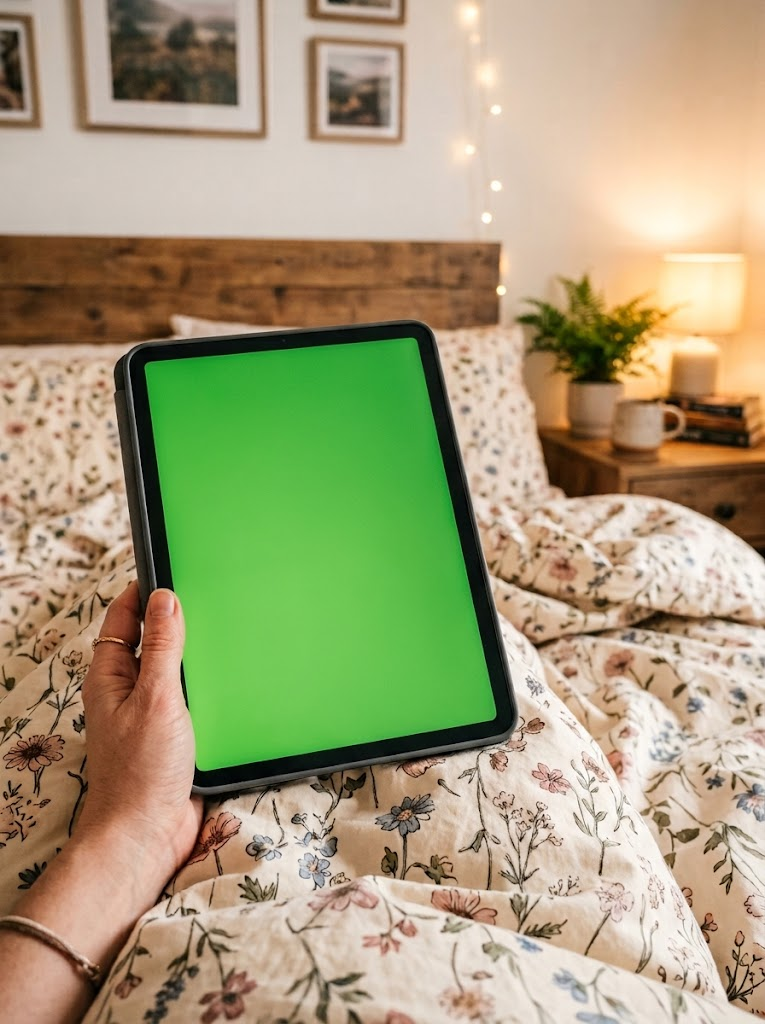
#> input picture bg_ipad.jpg, 765 x 1024 px
$ python -i build_anxiety_reels.py   (imports and definitions only)
#> lines starting #> are read from the running program, lines starting #| are printed output that depends on the picture
#!/usr/bin/env python3
"""
Build TikTok reels (N photos × unique 10s chunks, no repeats):

  0–4s   selfie photo + "Why do you like coloring / so much?"
  4–14s  coloring clip + "Best way to treat / my anxiety ❤️🩹✨"
  audio  ~14s TT original sound (muted source clips)

Typography from core/renderer.py (TikTokSans, white + black stroke).
"""
from __future__ import annotations

import shutil
import subprocess
import sys
from concurrent.futures import ThreadPoolExecutor, as_completed
from pathlib import Path

from PIL import Image, ImageDraw, ImageFont

ROOT = Path(__file__).resolve().parent
sys.path.insert(0, str(ROOT))

from core.renderer import (  # noqa: E402
    LETTER_SPACING,
    SHADOW_FILL,
    STROKE_FILL,
    TEXT_FILL,
    TEXT_SHADOW_OFFSET,
    _draw_tracked_text,
    _load_font,
    _line_width,
    _text_bbox,
    stroke_width_for,
)
from story_overlay import emoji_glyph, split_emoji_runs  # noqa: E402

W, H = 1080, 1920
FPS = 30
PHOTO_DUR = 4.0

PHOTOS_DIR = Path(r"C:\Users\User\Downloads\download")
CHUNKS_DIR = ROOT / "yandex_videos" / "new_3" / "chunks_10s_1.3x"
AUDIO = (
    ROOT
    / "yandex_videos"
    / "audio"
    / "original_sound_-_jacklevi121_7674670045485681941.mp3"
)
OUT = ROOT / "yandex_videos" / "anxiety_reels_out"
ASSETS = ROOT / "yandex_videos" / "_anxiety_assets"

# Forced line breaks
TEXT_PHOTO_LINES = ["Why do you like coloring", "so much?"]
# Heart + bandage as separate emoji (no ZWJ) — Windows can't compose ❤️‍🩹 cleanly.
TEXT_GAME_LINES = ["Best way to treat", "my anxiety ❤️🩹✨"]

# Photo: mid-lower (below face). Gameplay: upper (above drawing, above TT UI).
PHOTO_TEXT_CY = int(H * 0.58)
GAME_TEXT_CY = int(H * 0.28)
FONT_SIZE = 64
WORKERS = 4
EMOJI_GAP = 6  # px between consecutive emoji runs


# [220 lines left out: functions find_ffmpeg, probe_duration, wrap_lines, tight_emoji, measure_mixed_width, draw_mixed_line and 1 more, not called in this run]


def cover_fit_photo(src: Path, out_png: Path) -> None:
#> called with src = 'bg_ipad.jpg', out_png = 'out.png'
    img = Image.open(src).convert("RGB")
#> img is the input picture: PIL image 765x1024 RGB; mean R, G, B 165.3, 158.6, 121.7
    iw, ih = img.size
#> iw = 765; ih = 1024
    scale = max(W / iw, H / ih)
#> scale = 1.88
    nw, nh = int(iw * scale + 0.5), int(ih * scale + 0.5)
#> nw = 1434; nh = 1920
    img = img.resize((nw, nh), Image.Resampling.LANCZOS)
#> img: PIL image 1434x1920 RGB
    left = (nw - W) // 2
#> left = 177
    top = (nh - H) // 2
#> top = 0
    img = img.crop((left, top, left + W, top + H))
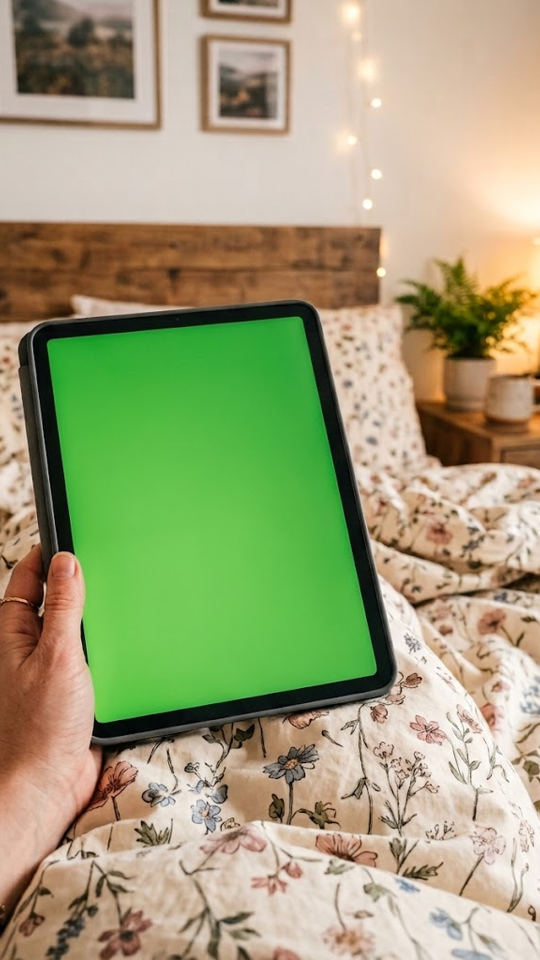
#> img: PIL image 1080x1920 RGB (shown at 1/2 size); mean R, G, B 159.5, 160.3, 120.3
    img.save(out_png, "PNG")


# [249 lines left out: functions make_photo_clip, make_game_clip, concat_mux, list_photos, list_chunks, pair_unique and 2 more, not called in this run]


# [2 lines not run here, left out]

>>> result = cover_fit_photo('bg_ipad.jpg', 'out.png')

$ run again, on snaptik-app-7570862508492213526-slide-2.jpg
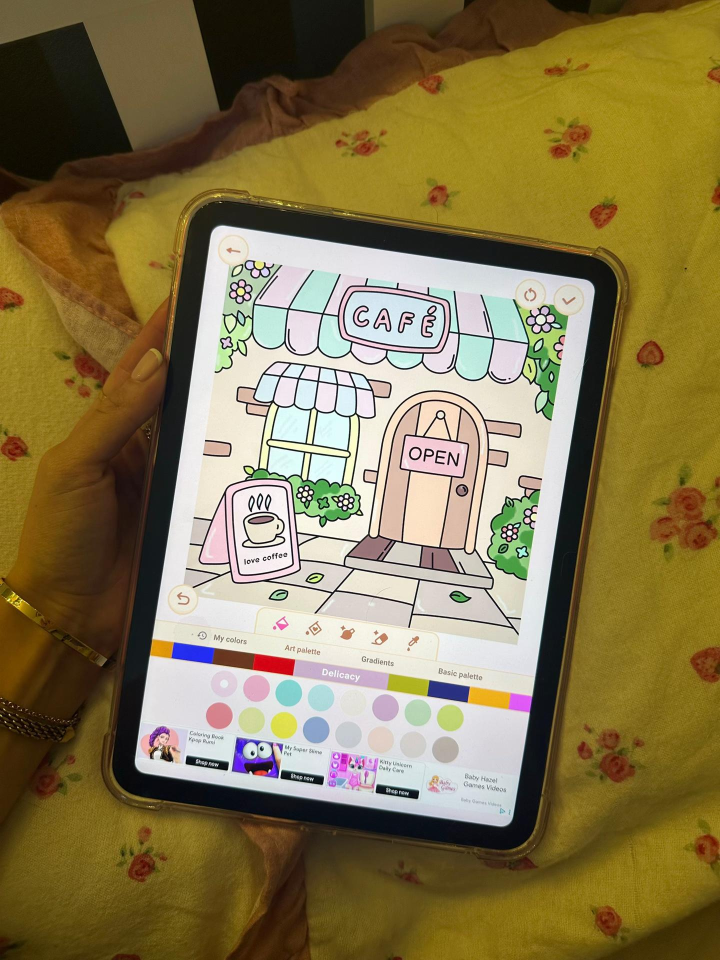
#> input picture snaptik-app-7570862508492213526-slide-2.jpg, 1440 x 1920 px (shown at 1/2 size)
#> in cover_fit_photo, img is the input picture: PIL image 1440x1920 RGB; mean R, G, B 133, 117.8, 76.6
#> in cover_fit_photo, `img = img.crop((left, top, left + W, top + H))`:
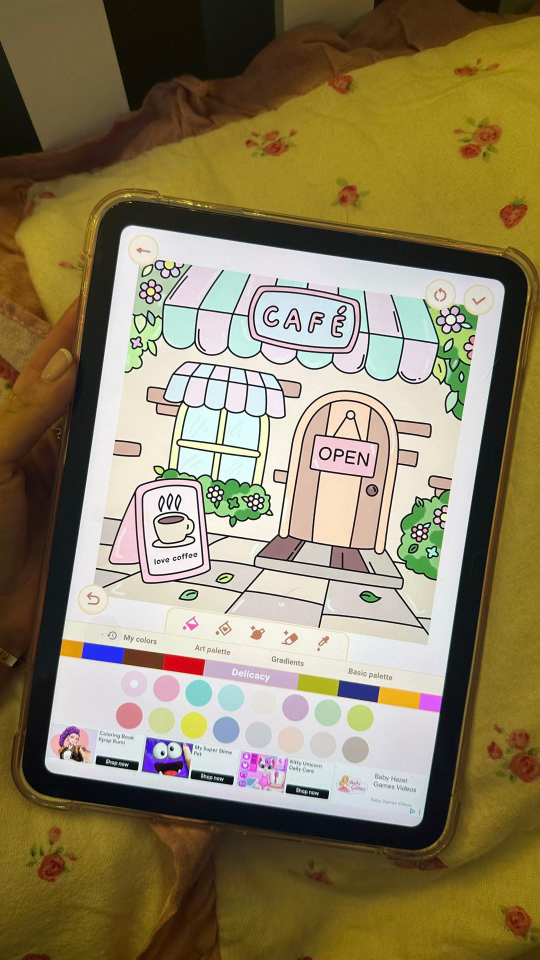
#> img: PIL image 1080x1920 RGB (shown at 1/2 size); mean R, G, B 139.4, 127.3, 95.5

$ run again, on snaptik-app-7570862508492213526-slide-3.jpg
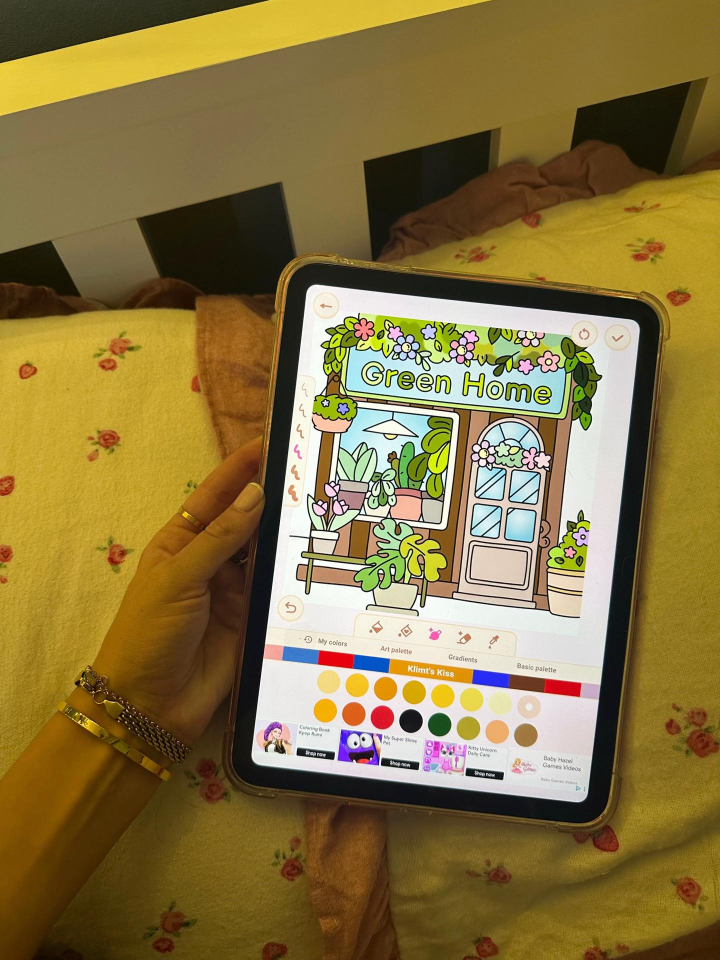
#> input picture snaptik-app-7570862508492213526-slide-3.jpg, 1440 x 1920 px (shown at 1/2 size)
#> in cover_fit_photo, img is the input picture: PIL image 1440x1920 RGB; mean R, G, B 135.9, 116, 64.6
#> in cover_fit_photo, `img = img.crop((left, top, left + W, top + H))`:
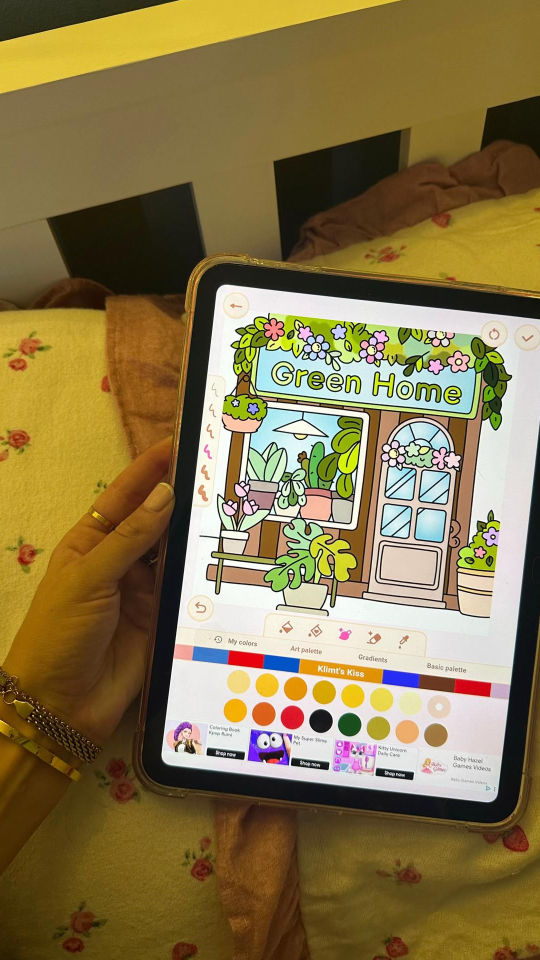
#> img: PIL image 1080x1920 RGB (shown at 1/2 size); mean R, G, B 136.1, 118.4, 75.3
